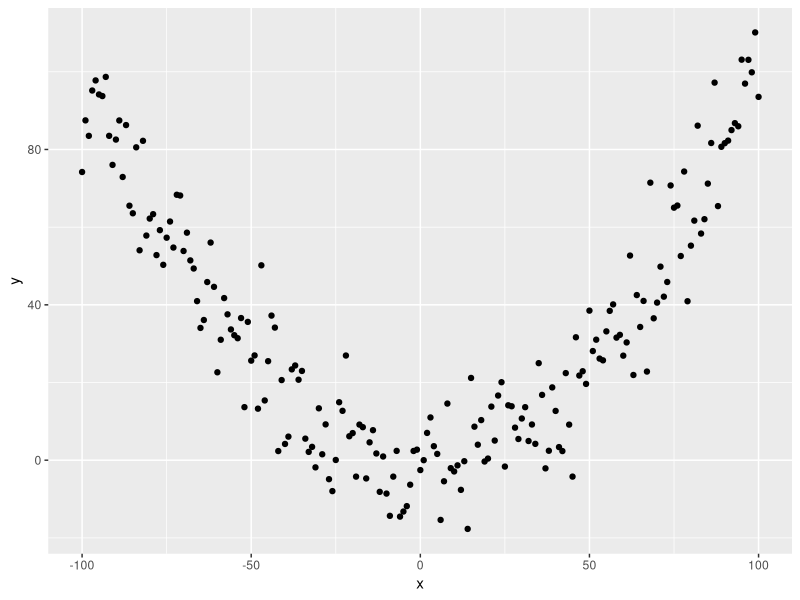

Generate this figure with R:
## ---- chunk 1
library(tidyverse)
## ---- chunk 2
# set x range
x <- -100:100
# define y without error
y_det <- 0.01*x^2
# add some random variation
y <- y_det+rnorm(length(x),0,10)

# create dataframe and plot
df <- data.frame(x, y)
ggplot(df, aes(x = x, y = y))+
  geom_point()
